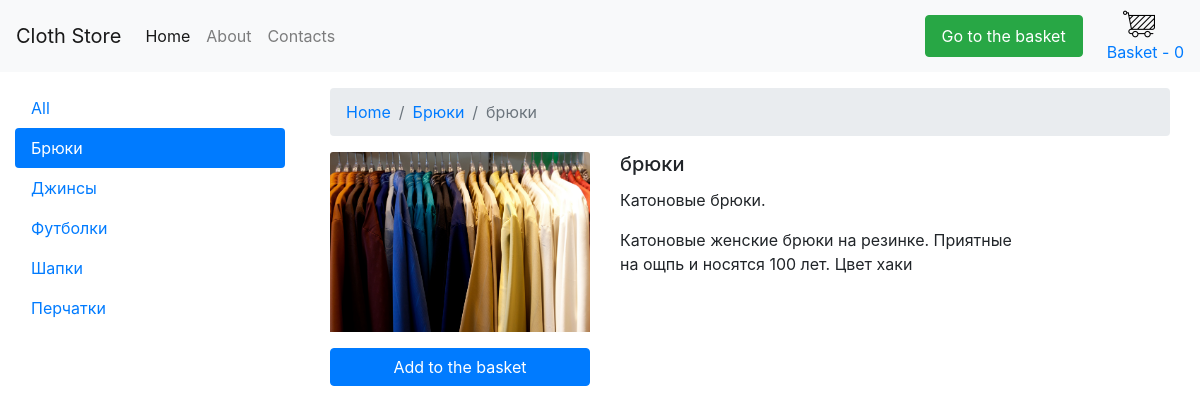
Screenshot of /product.php?id=1 with the database file from the repository.
### tables this page shows
CREATE TABLE `category` (
  `id` int(11) NOT NULL,
  `title` varchar(255) NOT NULL
);

CREATE TABLE `products` (
  `id` int(11) NOT NULL,
  `title` varchar(255) NOT NULL,
  `price` int(11) NOT NULL,
  `description` text NOT NULL,
  `content` text NOT NULL,
  `category_id` int(11) NOT NULL,
  `image` varchar(255) NOT NULL
);

### product.php (the view, shortened to what this page needs)
<?php
include "configs/db.php";
include "parts/head.php";
$productSql = "SELECT * FROM products WHERE id=" . $_GET["id"];
$productResult = $connect -> query($productSql);
$product = mysqli_fetch_assoc($productResult);
$categorySql = "SELECT * FROM category WHERE id=" . $product["category_id"];
$categoryResult = $connect -> query($categorySql);
$category = mysqli_fetch_assoc($categoryResult);
?>
<nav aria-label="breadcrumb">
  <ol class="breadcrumb">
    <li class="breadcrumb-item">
	 	<a href="/">Home</a>
	 </li>
    <li class="breadcrumb-item">
	 	<a href='/category.php?id=<?php echo $category["id"] ?>'><?php echo $category["title"] ?></a>
	 </li>
    <li class="breadcrumb-item active" aria-current="page"><?php echo $product["title"] ?></li>
  </ol>
</nav>
<div class="row">
	<div class="col-12">
		<div class="row">
		<div class="col-4 mb-3">
			<img src="img/1.jpg" class="card-img-top" alt="...">
			<a href="#" class="btn btn-primary col mt-3">Add to the basket</a>
		</div>
		<div class="col-6">
			<h5 class="card-title"><?php echo $product["title"] ?></h5>
			<p class="card-text"><?php echo $product["description"] ?></p>
			<p class="card-text"><?php echo $product["content"] ?></p>
		</div>
		</div>
	</div>
</div>
<?php
include "parts/footer.php";
?>

### parts/category-nav.php
<div class="nav flex-column nav-pills" id="v-pills-tab" role="tablist" aria-orientation="vertical">
	<?php
	$categorySql = "SELECT * FROM category";
	$categoryResult = $connect -> query($categorySql);
	if(isset($_GET["id"])){
		echo "<a class='nav-link' href='/'>All</a>";
	}else{
		echo "<a class='nav-link active' href='/'>All</a>";
	}
	while($category = mysqli_fetch_assoc($categoryResult)){
		if(isset($_GET["id"]) && $_GET["id"] == $category["id"]){
			echo "<a class='nav-link active' href='/category.php?id=" . $category["id"] . "'>" . $category["title"] . "</a>";
		}else{
			echo "<a class='nav-link' href='/category.php?id=" . $category["id"] . "'>" . $category["title"] . "</a>";
		}
	}
	?>
</div>

### assets/style/style.css (style rules this page uses)
.card-img-top { width: 100%; height: 15vw; object-fit: cover; }

### rows the page displays
category: title "Брюки"
category: title "Джинсы"
category: title "Футболки"
category: title "Шапки"
category: title "Перчатки"
products: title "брюки", description "Катоновые брюки.", content "Катоновые женские брюки на резинке. Приятные на ощпь и носятся 100 лет. Цвет хаки"

### other values shown
$quant "0"
